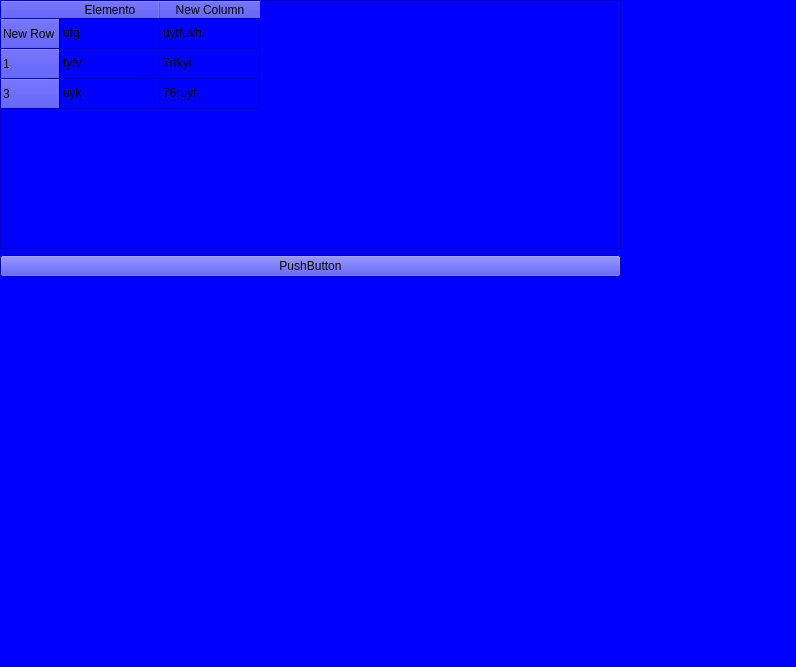
<?xml version="1.0" encoding="UTF-8"?>
<ui version="4.0">
 <class>Form</class>
 <widget class="QWidget" name="Form">
  <property name="geometry">
   <rect>
    <x>0</x>
    <y>0</y>
    <width>796</width>
    <height>667</height>
   </rect>
  </property>
  <property name="sizePolicy">
   <sizepolicy hsizetype="Expanding" vsizetype="Expanding">
    <horstretch>0</horstretch>
    <verstretch>0</verstretch>
   </sizepolicy>
  </property>
  <property name="windowTitle">
   <string>Form</string>
  </property>
  <property name="styleSheet">
   <string notr="true">background-color: rgb(0, 0, 255);</string>
  </property>
  <widget class="QWidget" name="widget" native="true">
   <property name="geometry">
    <rect>
     <x>0</x>
     <y>0</y>
     <width>621</width>
     <height>277</height>
    </rect>
   </property>
   <layout class="QVBoxLayout" name="verticalLayout">
    <item>
     <widget class="QTableWidget" name="tableWidget">
      <property name="sizePolicy">
       <sizepolicy hsizetype="Preferred" vsizetype="Preferred">
        <horstretch>0</horstretch>
        <verstretch>0</verstretch>
       </sizepolicy>
      </property>
      <attribute name="horizontalHeaderCascadingSectionResizes">
       <bool>false</bool>
      </attribute>
      <attribute name="horizontalHeaderStretchLastSection">
       <bool>false</bool>
      </attribute>
      <row>
       <property name="text">
        <string>New Row</string>
       </property>
      </row>
      <row>
       <property name="text">
        <string>1</string>
       </property>
      </row>
      <row>
       <property name="text">
        <string>3</string>
       </property>
      </row>
      <column>
       <property name="text">
        <string>Elemento</string>
       </property>
      </column>
      <column>
       <property name="text">
        <string>New Column</string>
       </property>
      </column>
      <item row="0" column="0">
       <property name="text">
        <string>ufg</string>
       </property>
      </item>
      <item row="0" column="1">
       <property name="text">
        <string>uytfuvh</string>
       </property>
      </item>
      <item row="1" column="0">
       <property name="text">
        <string>tyfv</string>
       </property>
      </item>
      <item row="1" column="1">
       <property name="text">
        <string>7rfkyi</string>
       </property>
      </item>
      <item row="2" column="0">
       <property name="text">
        <string>uyk</string>
       </property>
      </item>
      <item row="2" column="1">
       <property name="text">
        <string>76ruyt</string>
       </property>
      </item>
     </widget>
    </item>
    <item>
     <widget class="QPushButton" name="pushButton">
      <property name="text">
       <string>PushButton</string>
      </property>
     </widget>
    </item>
   </layout>
  </widget>
 </widget>
 <resources/>
 <connections/>
</ui>
